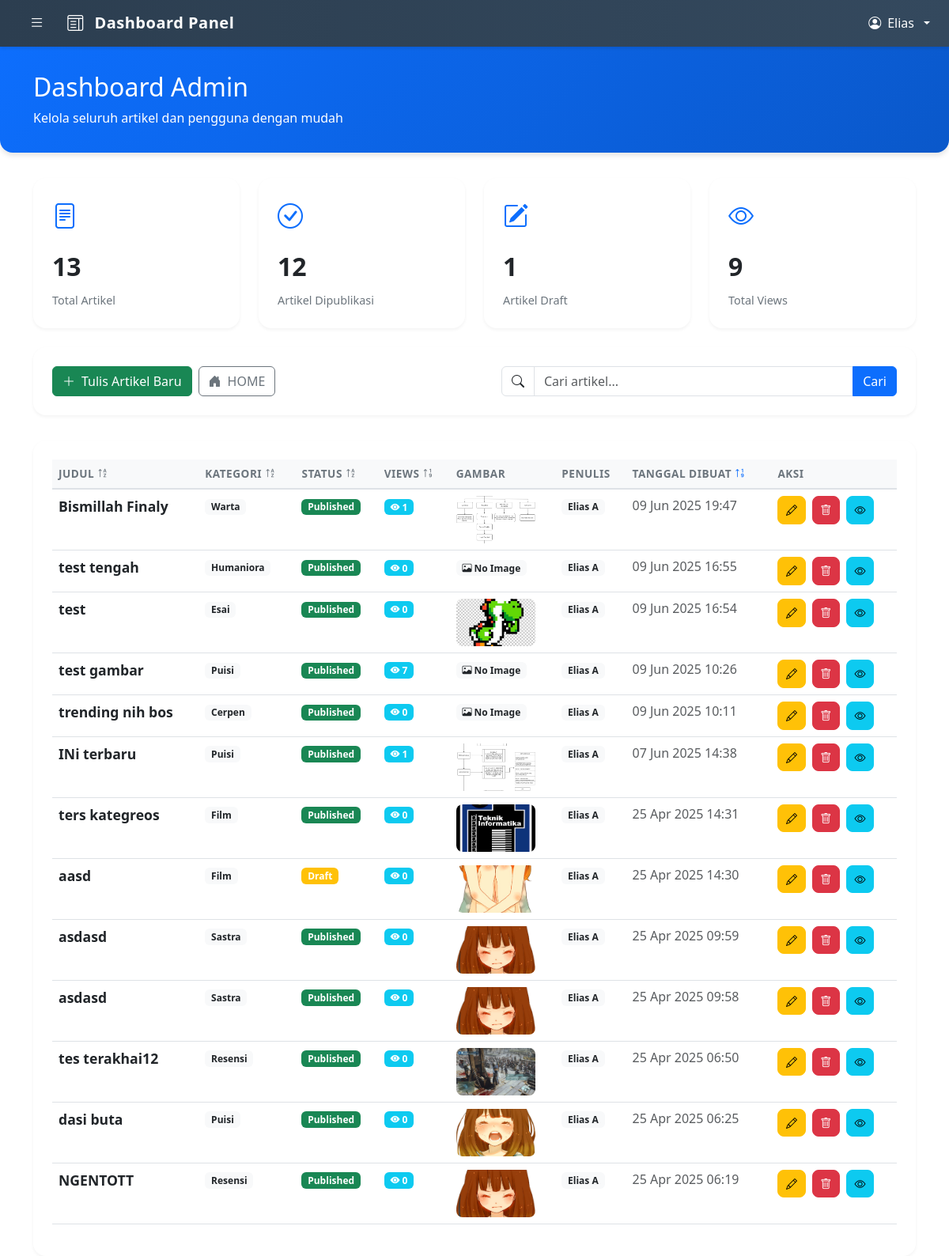
Before: /bloging/dashboard/admin/blogs_management.php (signed in) with the older database file.
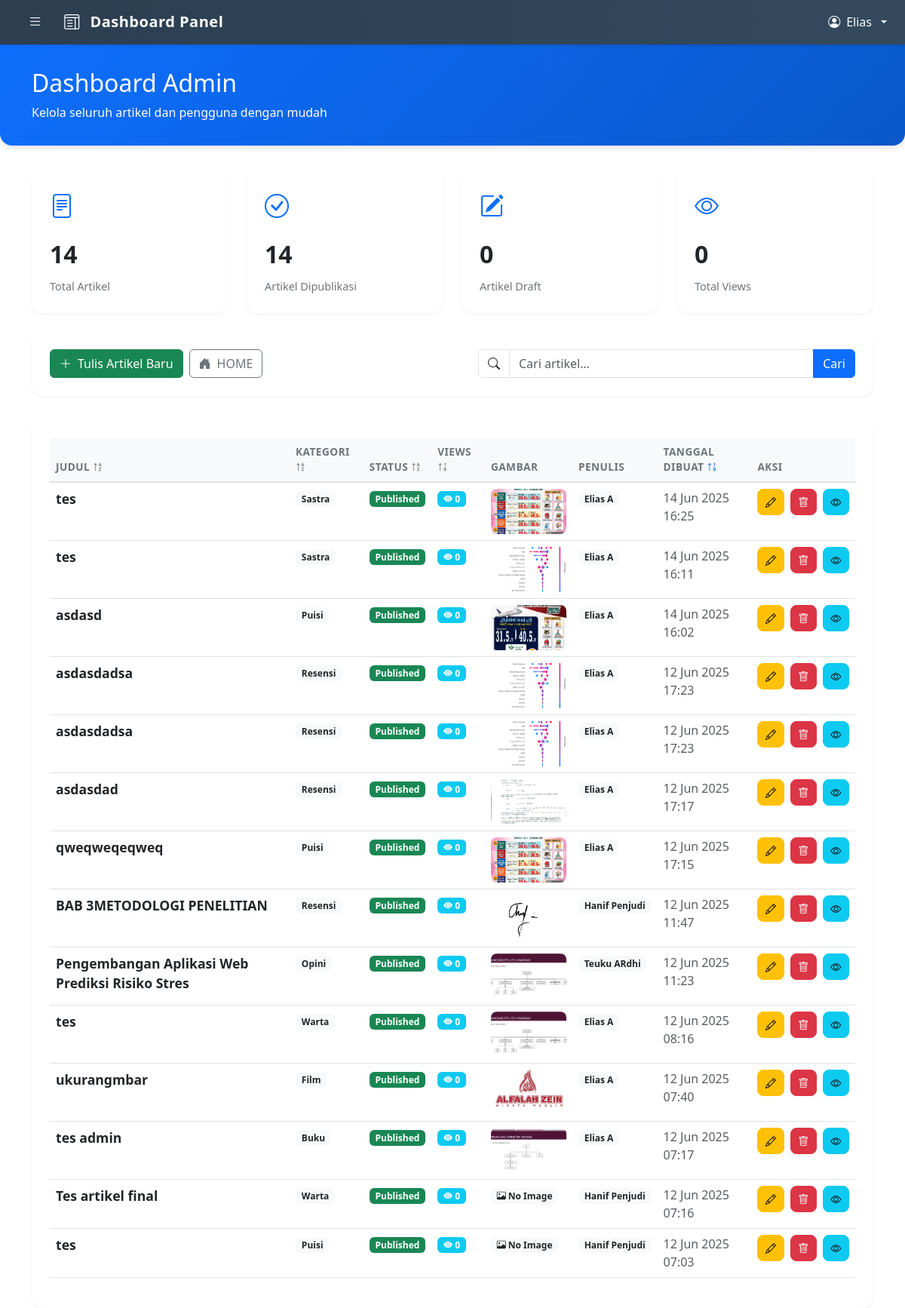
After: the same page with the newer database file.
### tables this page shows
CREATE TABLE IF NOT EXISTS `blogs` (
  `id` int NOT NULL AUTO_INCREMENT,
  `title` varchar(255) NOT NULL,
  `content` text NOT NULL,
  `image` varchar(255) DEFAULT NULL,
  `document` varchar(255) DEFAULT NULL,
  `created_at` timestamp NULL DEFAULT CURRENT_TIMESTAMP,
  `category_id` int DEFAULT NULL,
  `author_id` int DEFAULT NULL,
  `author_type` enum('admin','user') DEFAULT NULL,
  `status` enum('draft','published') DEFAULT 'draft',
  `views` int NOT NULL DEFAULT '0',
  PRIMARY KEY (`id`)
);

CREATE TABLE IF NOT EXISTS `category` (
  `id` int NOT NULL AUTO_INCREMENT,
  `category` varchar(127) NOT NULL,
  `parent_id` int DEFAULT NULL,
  PRIMARY KEY (`id`),
  KEY `parent_id` (`parent_id`)
);

CREATE TABLE IF NOT EXISTS `users` (
  `id` int NOT NULL AUTO_INCREMENT,
  `fname` varchar(255) NOT NULL,
  `username` varchar(255) NOT NULL,
  `password` varchar(255) NOT NULL,
  PRIMARY KEY (`id`),
  UNIQUE KEY `username` (`username`)
);

### bloging/dashboard/admin/blogs_management.php (the view, shortened to what the rows shown need)
<?php
include '../../config.php';
$search = isset($_GET['search']) ? trim($_GET['search']) : '';
$search_display = $search;
$sort = isset($_GET['sort']) ? $_GET['sort'] : 'created_at';
$order = isset($_GET['order']) ? $_GET['order'] : 'DESC';
$query = "
    SELECT blogs.*,
           category.category AS category_name,
           users.fname AS user_name,
           admin.first_name AS admin_first,
           admin.last_name AS admin_last
    FROM blogs
    LEFT JOIN category ON blogs.category_id = category.id
    LEFT JOIN users ON blogs.author_type = 'user' AND blogs.author_id = users.id
    LEFT JOIN admin ON blogs.author_type = 'admin' AND blogs.author_id = admin.id
    WHERE 1=1
";
$allowed_sort_columns = ['title', 'category_name', 'status', 'views', 'created_at'];
$sort = in_array($sort, $allowed_sort_columns) ? $sort : 'created_at';
$order = strtoupper($order) === 'ASC' ? 'ASC' : 'DESC';
$query .= " ORDER BY " . ($sort === 'category_name' ? 'category.category' : 'blogs.' . $sort) . " " . $order;
$stmt = $conn->prepare($query);
$stmt->execute();
$result = $stmt->get_result();
?>
<!DOCTYPE html>
<html lang="id">
<head>
    <link href="https://cdn.jsdelivr.net/npm/bootstrap@5.3.0/dist/css/bootstrap.min.css" rel="stylesheet">
    <link href="https://cdn.jsdelivr.net/npm/bootstrap-icons@1.10.5/font/bootstrap-icons.css" rel="stylesheet">
</head>
<body>
    <?php include '../components/navbar.php'; ?>
    <?php include '../components/sidebar.php'; ?>
    <div class="dashboard-header">
        <div class="container">
            <h2 class="mb-2">Dashboard Admin</h2>
        </div>
    </div>
    <div class="container">
        <div class="table-container">
            <div class="table-responsive">
                <table class="table table-hover">
                    <thead>
                        <tr>
                            <th>
                                Judul
                                <a href="?sort=title&order=<?= $sort === 'title' && $order === 'ASC' ? 'DESC' : 'ASC' ?><?= !empty($search_display) ? '&search=' . urlencode($search_display) : '' ?>" class="sort-icon <?= $sort === 'title' ? 'active' : '' ?>">
                                    <i class="bi bi-sort-alpha-<?= $sort === 'title' && $order === 'ASC' ? 'down' : 'up' ?>"></i>
                                </a>
                            </th>
                            <th>
                                Kategori
                                <a href="?sort=category_name&order=<?= $sort === 'category_name' && $order === 'ASC' ? 'DESC' : 'ASC' ?><?= !empty($search_display) ? '&search=' . urlencode($search_display) : '' ?>" class="sort-icon <?= $sort === 'category_name' ? 'active' : '' ?>">
                                    <i class="bi bi-sort-alpha-<?= $sort === 'category_name' && $order === 'ASC' ? 'down' : 'up' ?>"></i>
                                </a>
                            </th>
                            <th>
                                Status
                                <a href="?sort=status&order=<?= $sort === 'status' && $order === 'ASC' ? 'DESC' : 'ASC' ?><?= !empty($search_display) ? '&search=' . urlencode($search_display) : '' ?>" class="sort-icon <?= $sort === 'status' ? 'active' : '' ?>">
                                    <i class="bi bi-sort-alpha-<?= $sort === 'status' && $order === 'ASC' ? 'down' : 'up' ?>"></i>
                                </a>
                            </th>
                            <th>
                                Views
                                <a href="?sort=views&order=<?= $sort === 'views' && $order === 'ASC' ? 'DESC' : 'ASC' ?><?= !empty($search_display) ? '&search=' . urlencode($search_display) : '' ?>" class="sort-icon <?= $sort === 'views' ? 'active' : '' ?>">
                                    <i class="bi bi-sort-numeric-<?= $sort === 'views' && $order === 'ASC' ? 'down' : 'up' ?>"></i>
                                </a>
                            </th>
                            <th>Gambar</th>
                            <th>Penulis</th>
                            <th>
                                Tanggal Dibuat
                                <a href="?sort=created_at&order=<?= $sort === 'created_at' && $order === 'ASC' ? 'DESC' : 'ASC' ?><?= !empty($search_display) ? '&search=' . urlencode($search_display) : '' ?>" class="sort-icon <?= $sort === 'created_at' ? 'active' : '' ?>">
                                    <i class="bi bi-sort-numeric-<?= $sort === 'created_at' && $order === 'ASC' ? 'down' : 'up' ?>"></i>
                                </a>
                            </th>
                            <th>Aksi</th>
                        </tr>
                    </thead>
                    <tbody>
                        <?php while ($row = $result->fetch_assoc()): ?>
                            <tr>
                                <td class="blog-title"><?= strip_tags($row['title']) ?></td>
                                <td>
                                    <span class="badge bg-light text-dark">
                                        <?= htmlspecialchars($row['category_name']) ?>
                                    </span>
                                </td>
                                <td>
                                    <span class="badge bg-<?= $row['status'] === 'published' ? 'success' : 'warning' ?>">
                                        <?= ucfirst($row['status']) ?>
                                    </span>
                                </td>
                                <td>
                                    <span class="badge bg-info">
                                        <i class="bi bi-eye-fill"></i> <?= number_format($row['views']) ?>
                                    </span>
                                </td>
                                <td>
                                    <?php
                                    $imagePath = !empty($row['image']) ? "../../uploads/" . basename($row['image']) : "";
                                    if (!empty($imagePath) && file_exists($imagePath)): ?>
                                        <div class="thumbnail-container">
                                            <img src="<?= $imagePath ?>" alt="Thumbnail" class="img-fluid">
                                        </div>
                                    <?php else: ?>
                                        <span class="badge bg-light text-dark">
                                            <i class="bi bi-image"></i> No Image
                                        </span>
                                    <?php endif; ?>
                                </td>
                                <td>
                                    <span class="badge bg-light text-dark">
                                        <?= $row['author_type'] === 'admin'
                                            ? htmlspecialchars($row['admin_first'] . ' ' . $row['admin_last'])
                                            : htmlspecialchars($row['user_name']) ?>
                                    </span>
                                </td>
                                <td>
                                    <span class="text-muted">
                                        <?= date('d M Y H:i', strtotime($row['created_at'])) ?>
                                    </span>
                                </td>
                                <td>
                                    <div class="action-buttons">
                                        <a href="../../edit_blog.php?id=<?= $row['id'] ?>" class="btn btn-warning btn-sm" title="Edit">
                                            <i class="bi bi-pencil"></i>
                                        </a>
                                        <a href="../../delete_blog.php?id=<?= $row['id'] ?>" class="btn btn-danger btn-sm" onclick="return confirm('Yakin ingin menghapus?')" title="Hapus">
                                            <i class="bi bi-trash"></i>
                                        </a>
                                        <a href="../../../view_detail.php?id=<?= $row['id'] ?>" class="btn btn-info btn-sm" title="Lihat">
                                            <i class="bi bi-eye"></i>
                                        </a>
                                    </div>
                                </td>
                            </tr>
                        <?php endwhile; ?>
                    </tbody>
                </table>
            </div>
        </div>
    </div>
</body>
</html>

Changed rows visible on the page:
removed blogs: title "Bismillah Finaly", category.category "Warta", status "Published", views "1", image (picture), admin.first_name+last_name "Elias A", created_at "09 Jun 2025 19:47"
removed blogs: title "test tengah", category.category "Humaniora", status "Published", views "0", shows "No Image", admin.first_name+last_name "Elias A", created_at "09 Jun 2025 16:55"
removed blogs: title "test", category.category "Esai", status "Published", views "0", image (picture), admin.first_name+last_name "Elias A", created_at "09 Jun 2025 16:54"
removed blogs: title "test gambar", category.category "Puisi", status "Published", views "7", shows "No Image", admin.first_name+last_name "Elias A", created_at "09 Jun 2025 10:26"
removed blogs: title "trending nih bos", category.category "Cerpen", status "Published", views "0", shows "No Image", admin.first_name+last_name "Elias A", created_at "09 Jun 2025 10:11"
removed blogs: title "INi terbaru", category.category "Puisi", status "Published", views "1", image (picture), admin.first_name+last_name "Elias A", created_at "07 Jun 2025 14:38"
removed blogs: title "ters kategreos", category.category "Film", status "Published", views "0", image (picture), admin.first_name+last_name "Elias A", created_at "25 Apr 2025 14:31"
removed blogs: title "aasd", category.category "Film", status "Draft", views "0", image (picture), admin.first_name+last_name "Elias A", created_at "25 Apr 2025 14:30"
removed blogs: title "asdasd", category.category "Sastra", status "Published", views "0", image (picture), admin.first_name+last_name "Elias A", created_at "25 Apr 2025 09:59"
removed blogs: title "asdasd", category.category "Sastra", status "Published", views "0", image (picture), admin.first_name+last_name "Elias A", created_at "25 Apr 2025 09:58"
removed blogs: title "tes terakhai12", category.category "Resensi", status "Published", views "0", image (picture), admin.first_name+last_name "Elias A", created_at "25 Apr 2025 06:50"
removed blogs: title "dasi buta", category.category "Puisi", status "Published", views "0", image (picture), admin.first_name+last_name "Elias A", created_at "25 Apr 2025 06:25"
removed blogs: title "NGENTOTT", category.category "Resensi", status "Published", views "0", image (picture), admin.first_name+last_name "Elias A", created_at "25 Apr 2025 06:19"
added blogs: title "tes", category.category "Sastra", status "Published", views "0", image (picture), admin.first_name+last_name "Elias A", created_at "14 Jun 2025 16:25"
added blogs: title "tes", category.category "Sastra", status "Published", views "0", image (picture), admin.first_name+last_name "Elias A", created_at "14 Jun 2025 16:11"
added blogs: title "asdasd", category.category "Puisi", status "Published", views "0", image (picture), admin.first_name+last_name "Elias A", created_at "14 Jun 2025 16:02"
added blogs: title "asdasdadsa", category.category "Resensi", status "Published", views "0", image (picture), admin.first_name+last_name "Elias A", created_at "12 Jun 2025 17:23"
added blogs: title "asdasdadsa", category.category "Resensi", status "Published", views "0", image (picture), admin.first_name+last_name "Elias A", created_at "12 Jun 2025 17:23"
added blogs: title "asdasdad", category.category "Resensi", status "Published", views "0", image (picture), admin.first_name+last_name "Elias A", created_at "12 Jun 2025 17:17"
added blogs: title "qweqweqeqweq", category.category "Puisi", status "Published", views "0", image (picture), admin.first_name+last_name "Elias A", created_at "12 Jun 2025 17:15"
added blogs: title "BAB 3METODOLOGI PENELITIAN", category.category "Resensi", status "Published", views "0", image (picture), users.fname "Hanif Penjudi", created_at "12 Jun 2025 11:47"
added blogs: title "Pengembangan Aplikasi Web Prediksi Risiko Stres", category.category "Opini", status "Published", views "0", image (picture), users.fname "Teuku ARdhi", created_at "12 Jun 2025 11:23"
added blogs: title "tes", category.category "Warta", status "Published", views "0", image (picture), admin.first_name+last_name "Elias A", created_at "12 Jun 2025 08:16"
added blogs: title "ukurangmbar", category.category "Film", status "Published", views "0", image (picture), admin.first_name+last_name "Elias A", created_at "12 Jun 2025 07:40"
added blogs: title "tes admin", category.category "Buku", status "Published", views "0", image (picture), admin.first_name+last_name "Elias A", created_at "12 Jun 2025 07:17"
added blogs: title "Tes artikel final", category.category "Warta", status "Published", views "0", shows "No Image", users.fname "Hanif Penjudi", created_at "12 Jun 2025 07:16"
added blogs: title "tes", category.category "Puisi", status "Published", views "0", shows "No Image", users.fname "Hanif Penjudi", created_at "12 Jun 2025 07:03"
Other visible differences:
$stats['total_blogs']: "13" → "14"
$stats['published_blogs']: "12" → "14"
$stats['draft_blogs']: "1" → "0"
$stats['total_views']: "9" → "0"
